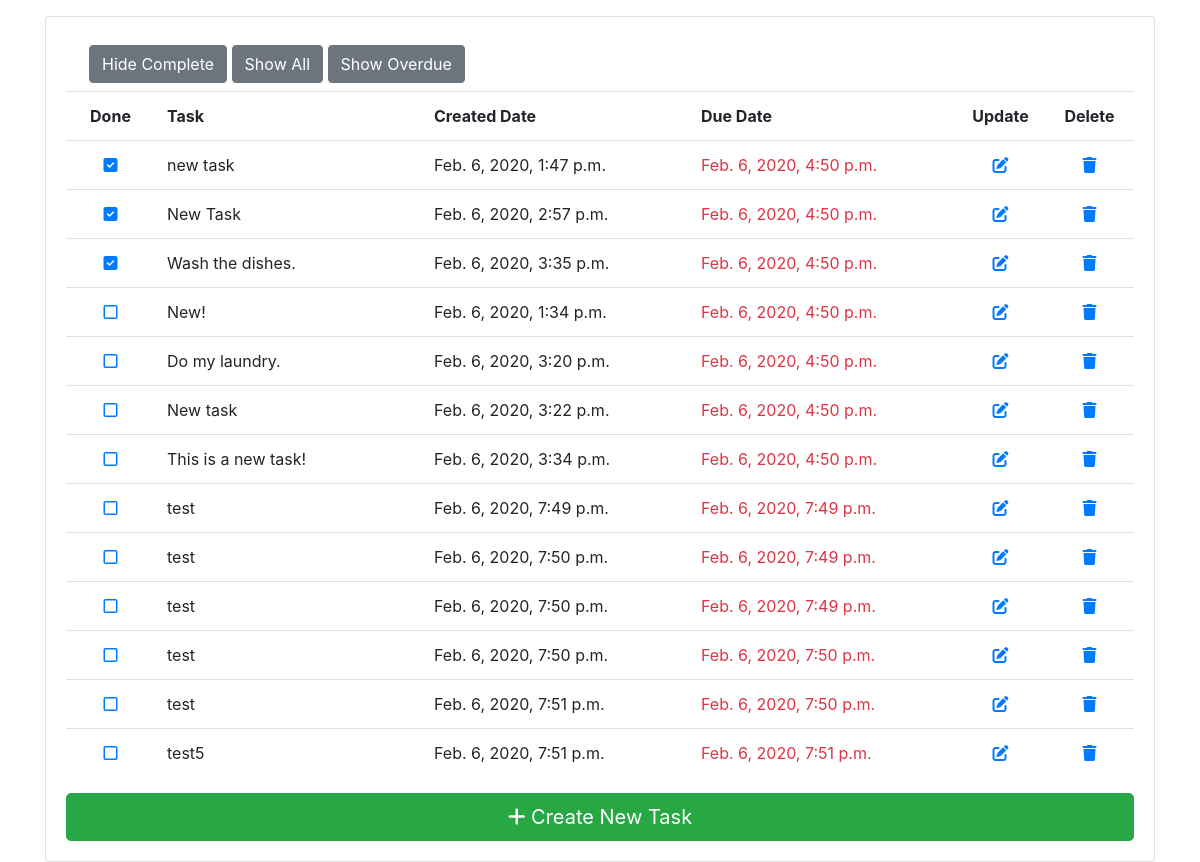
The app's page /todo/list/overdue, older data.
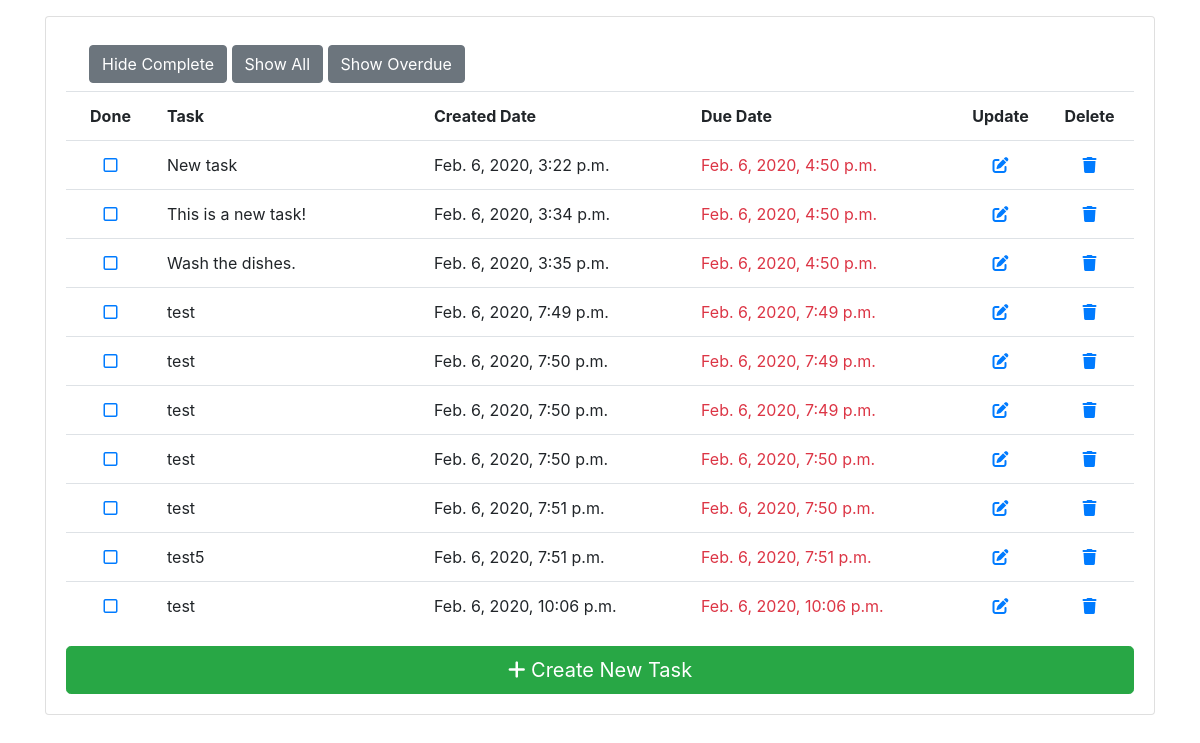
The same page, newer data.
### todo/models.py (models this page shows, shortened)
class Todo (models.Model):
    task = models.CharField(max_length=1024)
    done = models.BooleanField(default=False)
    due = models.DateTimeField(default=now, blank=True)
    created = models.DateTimeField(auto_now_add=True)
    updated = models.DateTimeField(auto_now=True)
    class Meta:
        ordering = ('due', '-done')
    @property
    def is_past_due(self):
        return now() > self.due

### todo/views.py (the view)
# urls.py: path('',  views.TodoListView.as_view(), name='todo_list'),
class TodoListView(ListView):
    model = Todo
    context_object_name = 'todos'
    def get_queryset(self, **kwargs):
        queryset = super().get_queryset()
        filter = self.kwargs.get('filter')
        if filter == "complete":
            queryset = queryset.filter(done=True)
        if filter == "incomplete":
            queryset = queryset.filter(done=False)
        if filter == "overdue":
            queryset = queryset.filter(due__lte=now())
        return queryset

### todo/templates/todo/todo_list.html
{% extends "base.html" %}
{% block content %}
<div class="container m-2">
    {% if "incomplete" in request.path %}
    <a href="{% url "todo_filtered_list" 'complete' %}" class="btn btn-secondary">Show Complete</a> {% else %}
    <a href="{% url "todo_filtered_list" 'incomplete' %}" class="btn btn-secondary">Hide Complete</a> {% endif %}
    <a href="{% url "todo_list" %}" class="btn btn-secondary">Show All</a>
    <a href="{% url "todo_filtered_list" 'overdue' %}" class="btn btn-secondary">Show Overdue</a>
</div>
<table class="table">
    <tr class="d-flex">
        <th scope="col" class="col-1 text-center">Done</th>
        <th scope="col" class="col-3">Task</th>
        <th scope="col" class="col-3">Created Date</th>
        <th scope="col" class="col-3">Due Date</th>
        <th scope="col" class="col-1 text-center">Update</th>
        <th scope="col" class="col-1 text-center">Delete</th>
    </tr>
    {% for todo in todos %}
    <tr class="d-flex">
        <td class="col-1 text-center">
            <a href="{% url "todo_complete" todo.id %}">
        {% if todo.done %}
        <i class="fas fa-check-square"></i>
        {% else %}
        <i class="far fa-square"></i>
        {% endif %}
    </td>
    <td class="col-3">{{ todo.task }}</td>
    <td class="col-3">{{ todo.created }}</td>
    <td class="col-3 {% if todo.is_past_due%}text-danger{% endif %}">{{ todo.due }}</td>
    <td class="col-1 text-center"><a href="{% url "todo_update" todo.id %}"><i class="fas fa-edit"></i></td>
    <td class="col-1 text-center"><a href="{% url "todo_delete" todo.id  %}"><i class="fas fa-trash"></i></td>
  </tr>
  {% endfor %}
</table>
<a class="btn btn-success  btn-lg btn-block" href="{% url "todo_create" %}">
  <i class="fas fa-plus"></i> Create New Task
</a> {% endblock %}

Row changes from the older to the newer data that the page shows:
removed Todo: done True (drawn), task "new task", created "Feb. 6, 2020, 1:47 p.m.", due "Feb. 6, 2020, 4:50 p.m."
removed Todo: done True (drawn), task "New Task", created "Feb. 6, 2020, 2:57 p.m.", due "Feb. 6, 2020, 4:50 p.m."
removed Todo: done False (drawn), task "New!", created "Feb. 6, 2020, 1:34 p.m.", due "Feb. 6, 2020, 4:50 p.m."
no longer on this page (row edited): Todo: done False (drawn), task "Do my laundry.", created "Feb. 6, 2020, 3:20 p.m.", due "Feb. 6, 2020, 4:50 p.m."
changed Todo "Wash the dishes.": done True → False (drawn); moves down the list
added Todo: done False (drawn), task "test", created "Feb. 6, 2020, 10:06 p.m.", due "Feb. 6, 2020, 10:06 p.m."
